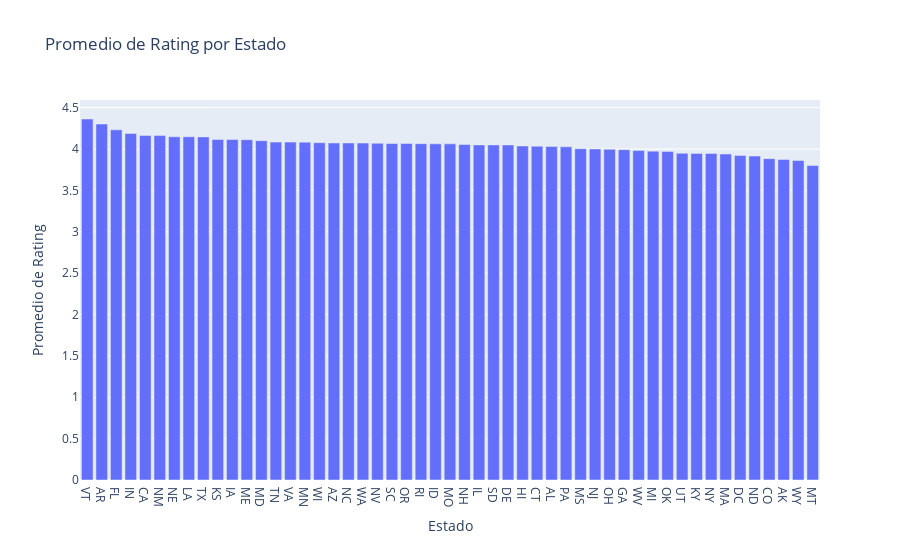

This figure's notebook cell:
### Markdown cell above
- **Distribución de Reviews: El gráfico muestra la proporción de reviews por estado, lo que permite visualizar qué estados tienen una mayor o menor participación en términos de reviews.**

### Code cell
# Este código calcula el promedio de 'avg_rating' por cada estado y genera un gráfico con Plotly.

import pandas as pd
import plotly.express as px
from tqdm import tqdm

tqdm.pandas()


# Calcular el promedio de 'avg_rating' por cada estado
avg_rating_by_state = merged_df.groupby('state')['avg_rating'].mean().reset_index()

# Graficar el promedio de 'avg_rating' por cada estado
fig = px.bar(avg_rating_by_state, x='state', y='avg_rating', title='Promedio de Rating por Estado', labels={'state': 'Estado', 'avg_rating': 'Promedio de Rating'})
fig.update_layout(xaxis={'categoryorder':'total descending'})
fig.show()

### Figure 1 — Plotly figure (JSON) as saved in the notebook; plotly's stock layout.template omitted (floating-point values rounded to 4 significant figures)
{"data": [{"alignmentgroup": "True", "hovertemplate": "Estado=%{x}<br>Promedio de Rating=%{y}<extra></extra>", "legendgroup": "", "marker": {"color": "#636efa", "pattern": {"shape": ""}}, "name": "", "offsetgroup": "", "orientation": "v", "showlegend": false, "textposition": "auto", "type": "bar", "x": ["AK", "AL", "AR", "AZ", "CA", "CO", "CT", "DC", "DE", "FL", "GA", "HI", "IA", "ID", "IL", "IN", "KS", "KY", "LA", "MA", "MD", "ME", "MI", "MN", "MO", "MS", "MT", "NC", "ND", "NE", "NH", "NJ", "NM", "NV", "NY", "OH", "OK", "OR", "PA", "RI", "SC", "SD", "TN", "TX", "UT", "VA", "VT", "WA", "WI", "WV", "WY"], "xaxis": "x", "y": [3.874, 4.031, 4.302, 4.073, 4.163, 3.883, 4.033, 3.921, 4.049, 4.232, 3.992, 4.037, 4.115, 4.062, 4.05, 4.187, 4.115, 3.947, 4.148, 3.939, 4.1, 4.112, 3.974, 4.083, 4.062, 4.004, 3.799, 4.072, 3.915, 4.148, 4.055, 4.0, 4.162, 4.069, 3.946, 3.996, 3.971, 4.066, 4.026, 4.065, 4.066, 4.049, 4.083, 4.146, 3.948, 4.083, 4.362, 4.072, 4.076, 3.981, 3.861], "yaxis": "y"}], "layout": {"barmode": "relative", "legend": {"tracegroupgap": 0}, "title": {"text": "Promedio de Rating por Estado"}, "xaxis": {"anchor": "y", "categoryorder": "total descending", "domain": [0, 1], "title": {"text": "Estado"}}, "yaxis": {"anchor": "x", "domain": [0, 1], "title": {"text": "Promedio de Rating"}}}}
